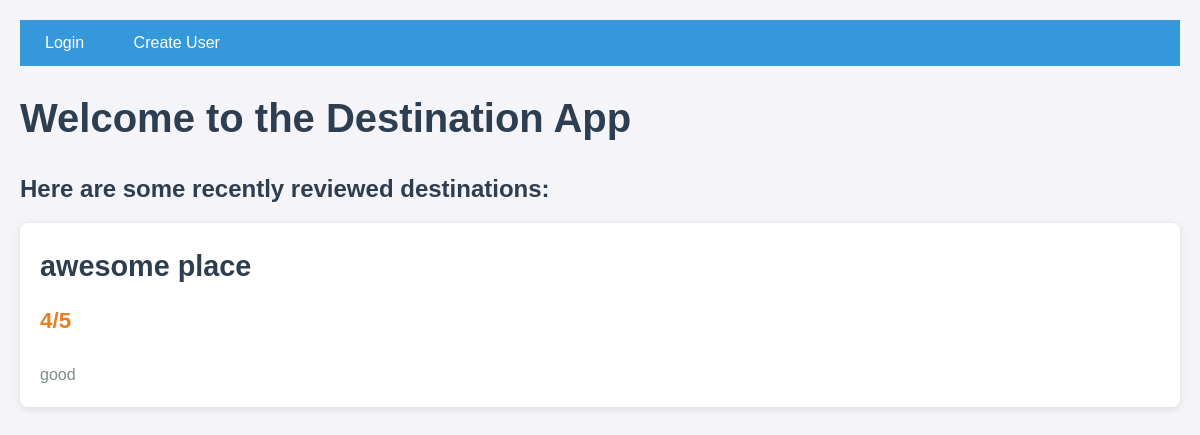
/, run on an earlier commit of the app's database.
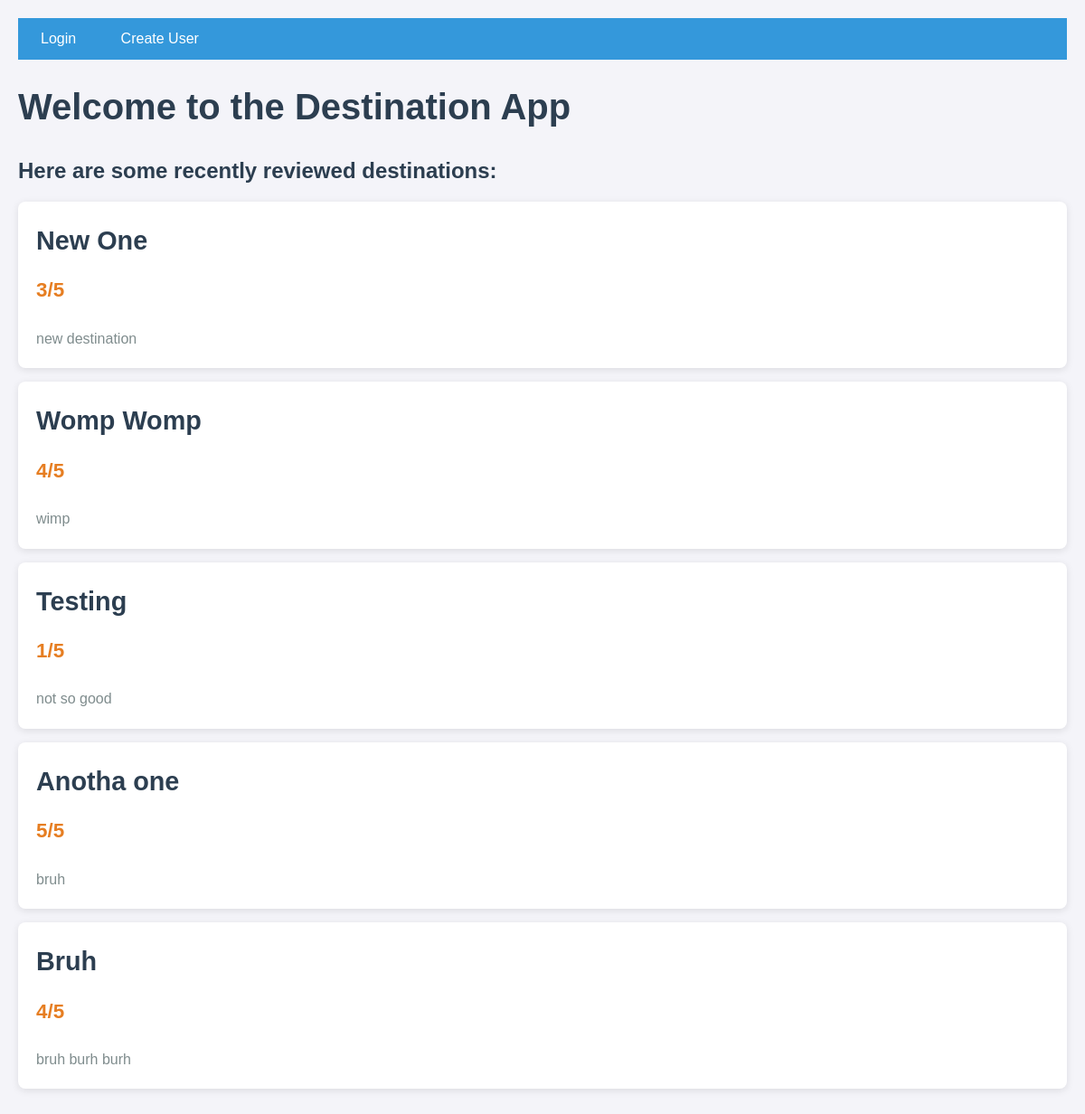
And on a later commit of the database.
### core/models.py (models this page shows)
class Destination(models.Model):
    id = models.BigAutoField(primary_key=True)
    name = models.TextField()
    review = models.TextField()
    rating = models.IntegerField(choices=[(1, '1'), (2, '2'), (3, '3'), (4, '4'), (5, '5')])
    user = models.ForeignKey(User, on_delete=models.CASCADE)
    share_publicly = models.BooleanField(default=False)

### core/views.py (the view)
# urls.py: path("", views.index, name="index"),
def index(request: HttpRequest):
    is_logged_in = "session_token" in request.COOKIES and Session.objects.filter(token=request.COOKIES["session_token"]).exists()
    destinations = Destination.objects.filter(share_publicly=True).order_by('-id')[:5]
    return render(request, "core/index.html", {"destinations": destinations, "is_logged_in": is_logged_in})

### core/templates/core/index.html (shortened to what this page needs)
{% load static %}
<!DOCTYPE html>
<html lang="en">
<head>
    <link rel="stylesheet" href="{% static 'core/styles.css' %}">
</head>
<body>
<nav>
    {% if not is_logged_in %}
        <a href="/sessions/new/">Login</a>
        <a href="/users/new/">Create User</a>
    {% else %}
        <a href="/destinations/">Destinations</a>
        <a href="/sessions/destroy/">Logout</a>
    {% endif %}
</nav>
<h1>Welcome to the Destination App</h1>
<h2>Here are some recently reviewed destinations:</h2>
    {% for destination in destinations %}
        <div class="dest-card">
            <h1>{{ destination.name }}</h1>
            <h2>{{ destination.rating }}/5</h2>
            <p>{{ destination.review }}</p>
        </div>
    {% endfor %}
</body>
</html>

### core/static/core/styles.css (style rules this page uses)
* { margin: 0; padding: 0; box-sizing: border-box; }
body { font-family: 'Arial', sans-serif; background-color: #f4f4f9; color: #333; line-height: 1.6; padding: 20px; }
h1, h2 { color: #2c3e50; }
h1 { font-size: 2.5em; margin-bottom: 0.5em; }
nav { background-color: #3498db; padding: 10px; margin-bottom: 20px; }
nav a { color: white; text-decoration: none; padding: 10px 15px; margin-right: 15px; border-radius: 5px; }
.dest-card { background-color: white; padding: 20px; margin: 15px 0; border-radius: 8px; box-shadow: 0 2px 8px rgba(0, 0, 0, 0.1); }
.dest-card h1 { font-size: 1.8em; margin-bottom: 0.5em; }
.dest-card h2 { color: #e67e22; font-size: 1.4em; margin-bottom: 1em; }
.dest-card p { color: #7f8c8d; font-size: 1em; }

What changed in the data, as far as the page shows it:
removed Destination: name "awesome place", rating "4", review "good"
added Destination: name "New One", rating "3", review "new destination"
added Destination: name "Womp Womp", rating "4", review "wimp"
added Destination: name "Testing", rating "1", review "not so good"
added Destination: name "Anotha one", rating "5", review "bruh"
added Destination: name "Bruh", rating "4", review "bruh burh burh"
